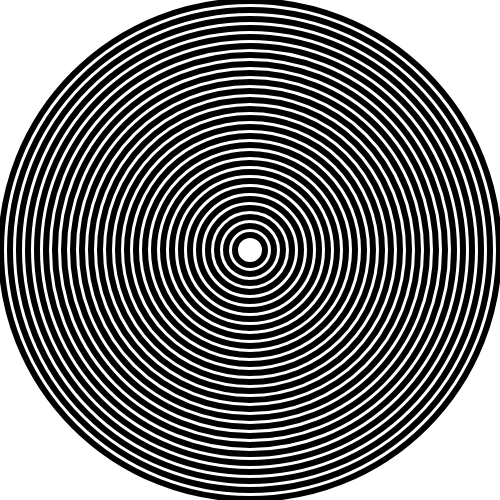
Frame 1 (no input)
Frame 2 (the mouse pressed at the canvas centre, redrawn once): identical to frame 1, image omitted

The p5.js sketch that drew this single still picture (run headless with seeded random() and noise() and a simulated clock; the mouse was pressed at the canvas centre and the sketch redrawn once):

// p5.js sketch
// ── sketch.js
// sketch.js
// Press 'S' (or 's') to export the SVG.
// p5.js global mode + p5.plotSvg library

p5.disableFriendlyErrors = true;

let bDoExportSvg = false;

let diaMin = 30;
let diaMax = 500;
let diaStep = 18;

function setup() {
  createCanvas(500, 500);
  noLoop(); // Draw only once
}

function keyPressed() {
  // Accept both lowercase and uppercase
  if (key === 's' || key === 'S') {
    bDoExportSvg = true; // 1) Turn the flag on first
    redraw();            // 2) Then redraw once, which records the SVG
  }
}

function draw() {
  if (bDoExportSvg) {
    // Guard: check that the p5.plotSvg library is loaded
    if (typeof beginRecordSvg !== 'function') {
      console.error('p5.plotSvg is not loaded. Check index.html.');
      bDoExportSvg = false;
    } else {
      beginRecordSvg(this, "myOutput.svg");
    }
  }

  background(255);
  stroke(0);
  strokeWeight(6);
  noFill();

  for (let dia = diaMin; dia <= diaMax; dia += diaStep) {
    ellipse(width / 2, height / 2, dia, dia);
  }

  if (bDoExportSvg) {
    endRecordSvg();       // Finish recording and download the file
    bDoExportSvg = false; // Reset so the next key press works again
  }
}
